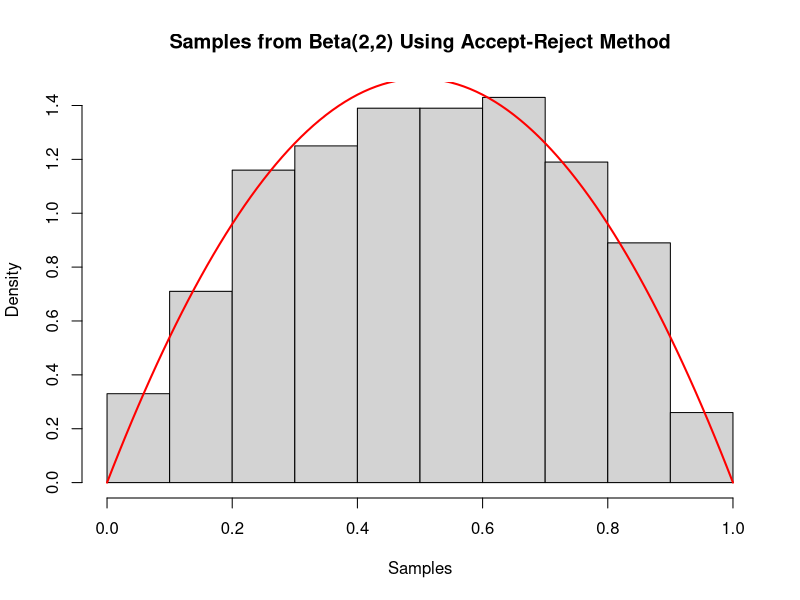
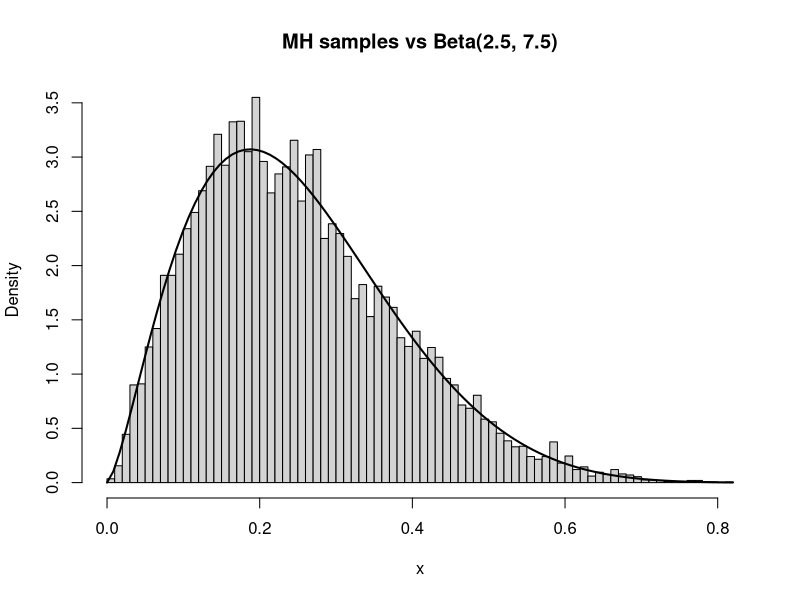
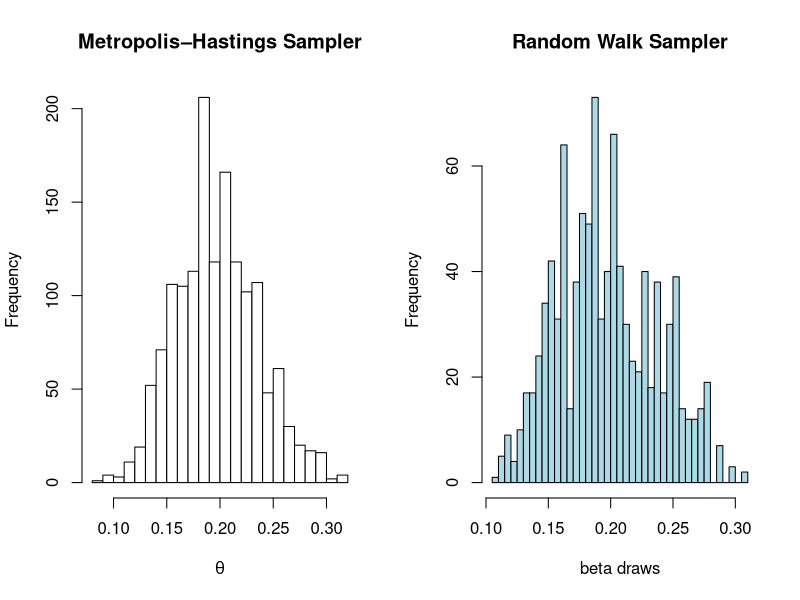
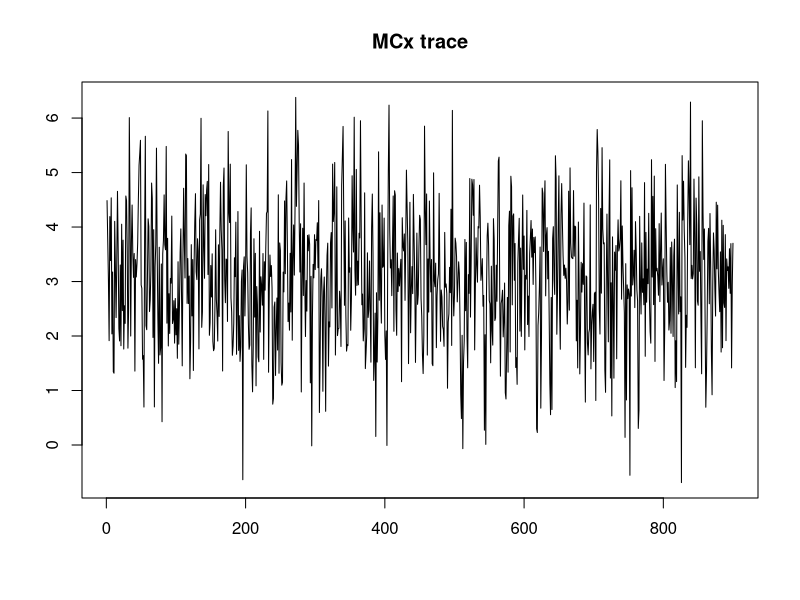
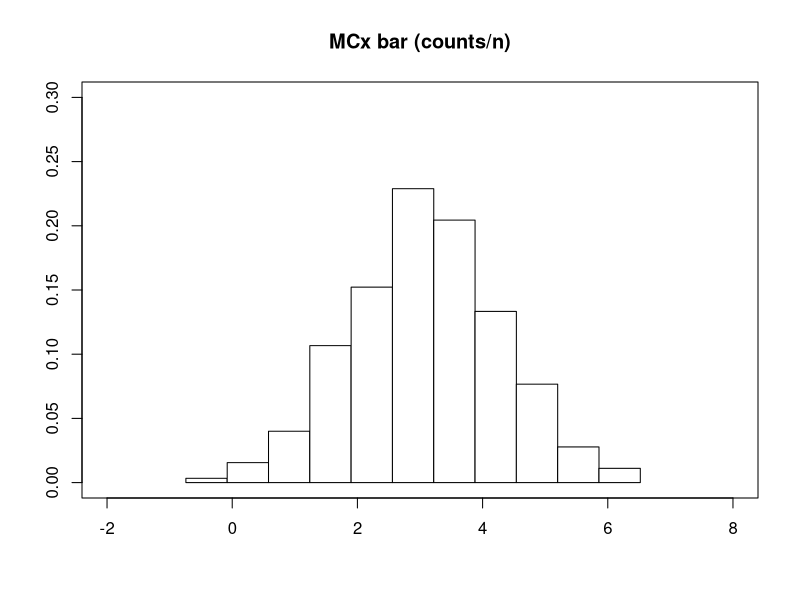
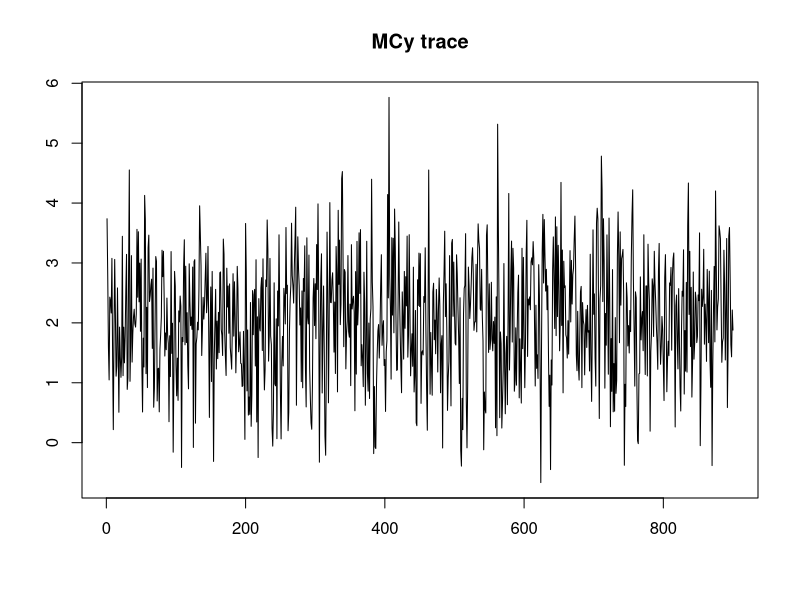
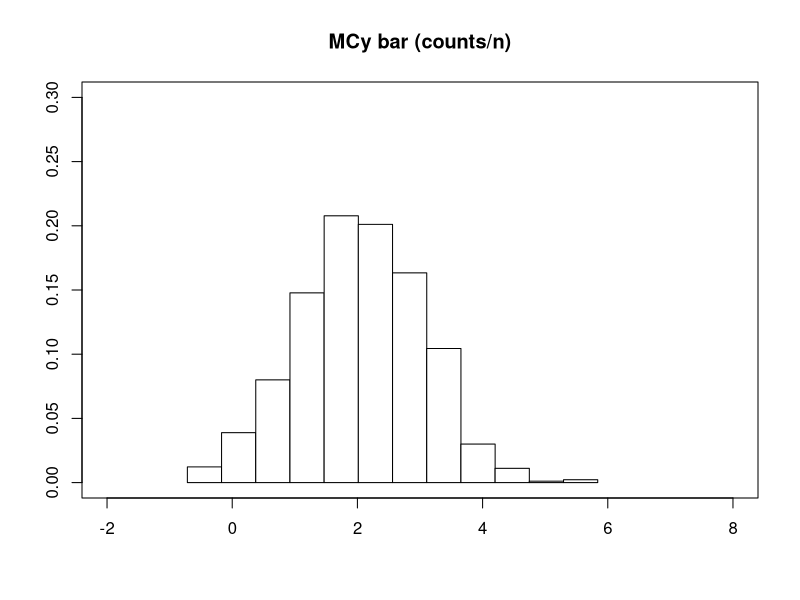
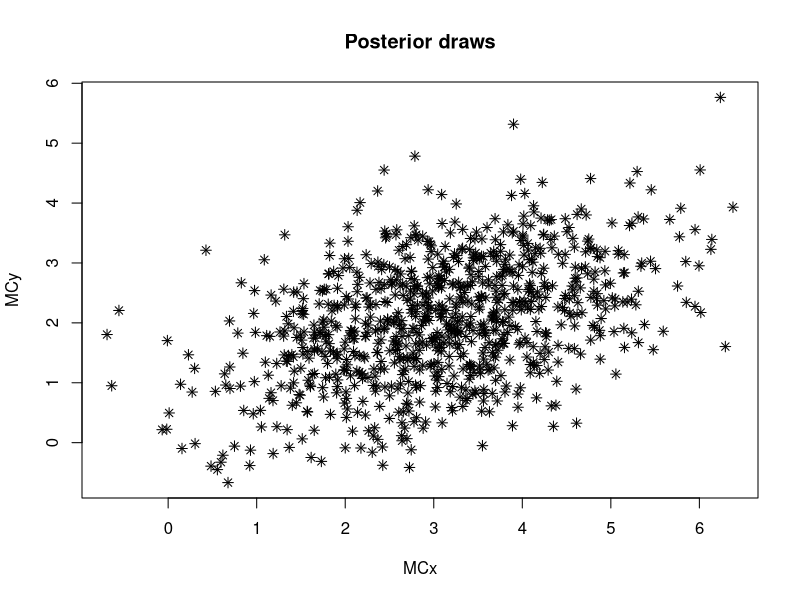

Recreate these plots in R, in order.
## ---- chunk 1
set.seed(42)
n <- 1000
k <- 0 #counter for accepted
j <- 0 #iterations
y <- numeric(n)
while (k < n) {
u <- runif(1)
j <- j + 1
data <- runif(1) #random variate from g
if (data * (1-data) > u) {
#we accept x
k <- k + 1
y[k] <- data
}
}

head(y)

hist(y, freq=FALSE, xlab = "Samples", ylab = "Density", main="Samples from Beta(2,2) Using Accept-Reject Method")
curve(dbeta(x, 2, 2), add=TRUE, col="red", lwd=2)

## ---- chunk 2
# Metropolis–Hastings for Beta(a,b) with Uniform(0,1) proposal
mh_beta <- function(n, a, b, x0 = runif(1), burn = 1000L, thin = 1L, seed = NULL) {
  if (!is.null(seed)) set.seed(seed)
  stopifnot(a > 0, b > 0)
  Ntot <- burn + n * thin
  x <- numeric(Ntot)
  x[1] <- min(max(x0, .Machine$double.eps), 1 - .Machine$double.eps)  # clamp to (0,1)
  acc <- 0L

  # log unnormalized target: (a-1)log x + (b-1)log(1-x)
  logf <- function(z) {
    if (z <= 0 || z >= 1) return(-Inf)
    (a - 1) * log(z) + (b - 1) * log1p(-z)
  }

  for (t in 2:Ntot) {
    y <- runif(1)                          # independent Uniform(0,1) candidate
    log_alpha <- logf(y) - logf(x[t - 1])  # q cancels; constants cancel
    if (log(runif(1)) < log_alpha) {
      x[t] <- y
      acc <- acc + 1L
    } else {
      x[t] <- x[t - 1]
    }
  }

  kept <- x[(burn + 1):Ntot]
  if (thin > 1) kept <- kept[seq(1, length(kept), by = thin)]

  list(
    draws = kept,
    accept_rate = acc / (Ntot - 1),
    a = a, b = b, burn = burn, thin = thin
  )
}

# Calling the function
out <- mh_beta(n = 20000, a = 2.5, b = 7.5, burn = 2000, seed = 123)

cat(sprintf("Acceptance rate: %.2f%%\n", 100 * out$accept_rate))

# Quick checks: histogram vs true Beta density
op <- par(mfrow = c(1, 1))
hist(out$draws, breaks = 60, freq = FALSE, main = "MH samples vs Beta(2.5, 7.5)",
     xlab = "x")
curve(dbeta(x, 2.5, 7.5), add = TRUE, lwd = 2)
par(op)

# Summary stats should be close to Beta moments:
# E[X] = a/(a+b), Var[X] = ab / [(a+b)^2 (a+b+1)]
mean(out$draws)
var(out$draws)
## ---- chunk 3
set.seed(123)

## Generate a r.s. of size 100 from Ber(0.2)
n <- 100
u <- runif(n)
X_ber <- as.numeric(u <= 0.2)
ber_sum <- sum(X_ber)

## Use Metropolis–Hastings sampler to generate size 2000 Markov Chain
n_markov <- 2000
likelihood <- function(theta, n, sumx) theta^sumx * (1 - theta)^(n - sumx)

X_metha <- numeric(n_markov)
X_metha[1] <- runif(1)
acc_rate <- 0L

half_step <- 0.5 / sqrt(12)  # same as MATLAB code

for (i in 1:(n_markov - 1)) {
  upper <- min(1, X_metha[i] + half_step)
  lower <- max(0, X_metha[i] - half_step)
  y <- runif(1, lower, upper)
  num <- likelihood(y, n, ber_sum)
  den <- likelihood(X_metha[i], n, ber_sum)
  acc_prob <- min(1, num / den)
  if (runif(1) <= acc_prob) {
    X_metha[i + 1] <- y
    acc_rate <- acc_rate + 1L
  } else {
    X_metha[i + 1] <- X_metha[i]
  }
}

## Mean and variance of Markov chain after burn-in (drop first 500)
acc_rate1 <- acc_rate / n_markov
X_metha2 <- X_metha[501:length(X_metha)]
mean_first <- mean(X_metha2)
var_first  <- var(X_metha2)

cat(sprintf("MH(chain on theta) acceptance rate: %.2f%%\n", 100 * acc_rate1))
cat(sprintf("Mean (post burn-in): %.6f\n", mean_first))
cat(sprintf("Var  (post burn-in): %.6f\n\n", var_first))

## Generate Beta(sum+1, n-sum+1) using a random-walk MH 
n_beta <- length(X_metha2)
X_beta <- numeric(n_beta)
X_beta[1] <- runif(1)
acc_rate2 <- 0L

for (i in 1:(n_beta - 1)) {
  cand <- X_beta[i] + runif(1, -0.5, 0.5) / sqrt(12)
  cand_y <- max(min(cand, 1), 0)  # clamp to [0,1]; MATLAB only used max(.,0) but [0,1] is safer
  num_beta <- dbeta(cand_y, ber_sum + 1, n - ber_sum + 1)
  den_beta <- dbeta(X_beta[i], ber_sum + 1, n - ber_sum + 1)
  acc_prob2 <- min(1, num_beta / den_beta)
  if (runif(1) <= acc_prob2) {
    X_beta[i + 1] <- cand_y
    acc_rate2 <- acc_rate2 + 1L
  } else {
    X_beta[i + 1] <- X_beta[i]
  }
}

X_beta2 <- X_beta[501:length(X_beta)]
acc_rate_beta <- acc_rate2 / n_beta
mean_second <- mean(X_beta2)
var_second  <- var(X_beta2)

cat(sprintf("MH(random-walk on Beta target) acceptance rate: %.2f%%\n", 100 * acc_rate_beta))
cat(sprintf("Mean (post burn-in): %.6f\n", mean_second))
cat(sprintf("Var  (post burn-in): %.6f\n", var_second))

## Histogram comparison
op <- par(mfrow = c(1, 2))
hist(X_metha2, breaks = 30, freq = TRUE, col = "white",
     main = "Metropolis–Hastings Sampler", xlab = expression(theta))
hist(X_beta2, breaks = 30, freq = TRUE, col = "lightblue",
     main = "Random Walk Sampler", xlab = "beta draws")
par(op)
## ---- chunk 4
set.seed(123)

## Set up constants and arrays.
n    <- 1000
xgibbs <- matrix(0, nrow = n, ncol = 2)
mu     <- c(3, 2)
vars   <- c(1.5, 1.0)
stv    <- sqrt(vars)

## You encoded covariance = 0.6; correlation = cov / (s1*s2)
rho <- 0.6 / prod(stv)   # correlation used in conditionals

## Initial point.
x0 <- rnorm(1, mean = mu[1], sd = stv[1])
y0 <- rnorm(1, mean = mu[2] + rho * (stv[2] / stv[1]) * (x0 - mu[1]),
            sd   = stv[2] * sqrt(1 - rho^2))

xgibbs[1, ] <- c(x0, y0)

## Start the chain.
for (i in 2:n) {
  mean1 <- mu[1] + rho * (stv[1] / stv[2]) * (xgibbs[i - 1, 2] - mu[2])
  sd1   <- stv[1] * sqrt(1 - rho^2)
  xgibbs[i, 1] <- rnorm(1, mean1, sd1)

  mean2 <- mu[2] + rho * (stv[2] / stv[1]) * (xgibbs[i, 1] - mu[1])
  sd2   <- stv[2] * sqrt(1 - rho^2)
  xgibbs[i, 2] <- rnorm(1, mean2, sd2)
}

## Burn-in and MCMC summaries
burn <- floor(n * 0.1)
nMC  <- n - burn
MCx  <- xgibbs[(burn + 1):n, 1]
MCy  <- xgibbs[(burn + 1):n, 2]

MCxmean <- mean(MCx); MCxsd <- sd(MCx)
MCymean <- mean(MCy); MCysd <- sd(MCy)
MCcorr  <- cor(MCx, MCy)

cat(sprintf("MCx mean=%.4f, sd=%.4f\n", MCxmean, MCxsd))
cat(sprintf("MCy mean=%.4f, sd=%.4f\n", MCymean, MCysd))
cat(sprintf("corr(MCx, MCy)=%.4f\n", MCcorr))

## --- PLOTS ---

## Helper to reproduce your binning (histc-like) and bar heights = counts/nMC
plot_hist_like <- function(z, main, xlim = c(-2, 8), ylim = c(0, 0.3)) {
  h   <- 2.15 * sqrt(var(z)) * nMC^(-1/5)
  t0  <- min(z) - 0.05
  tm  <- max(z) + 0.05
  bins <- seq(t0, tm, by = h)
  # Use hist() to get counts per bin; mimic histc style then drop last
  hz <- hist(z, breaks = bins, plot = FALSE, right = TRUE, include.lowest = TRUE)
  vk <- hz$counts
  if (length(vk) > 0) vk[length(vk)] <- 0  # mimic vk(end)=[] in MATLAB (drop last)
  fhat1 <- vk / nMC
  bc <- seq(t0 + h/2, tm - h/2, by = h)

  # Draw custom bar rectangles at midpoints bc with width h and height fhat1
  plot(NA, xlim = xlim, ylim = ylim, xlab = "", ylab = "", main = main)
  if (length(bc) > 0) {
    rect(bc - h/2, 0, bc + h/2, fhat1, col = "white", border = "black")
  }
}

# Helper Function for Plotting

plot_hist_like <- function(z, main, xlim = c(-2, 8), ylim = c(0, 0.3)) {
  stopifnot(length(z) > 0, all(is.finite(z)))
  n   <- length(z)
  s2  <- var(z)
  # Guard against zero variance (flat series)
  if (!is.finite(s2) || s2 <= 0) s2 <- (diff(range(z))^2) / 12

  h   <- 2.15 * sqrt(s2) * n^(-1/5)
  if (!is.finite(h) || h <= 0) h <- max( (diff(range(z)) / 30), 1e-6 )

  r   <- range(z, finite = TRUE)
  t0  <- r[1] - 0.05
  tm  <- r[2] + 0.05

  # Ensure last break strictly exceeds max(z) to avoid "some 'x' not counted"
  breaks <- seq(t0, tm + h, by = h)
  if (tail(breaks, 1) <= tm) breaks <- c(breaks, tm + 1e-9)

  hz <- hist(z, breaks = breaks, plot = FALSE,
             include.lowest = TRUE, right = FALSE)

  # Heights as counts/n (to mirror your MATLAB normalization)
  heights <- hz$counts / n

  plot(NA, xlim = xlim, ylim = ylim, xlab = "", ylab = "", main = main)
  rect(hz$breaks[-length(hz$breaks)], 0,
       hz$breaks[-1], heights,
       col = "white", border = "black")
}

# Figure 1: MCx series and histogram-like bar plot

plot(MCx, type = "l", xlab = "", ylab = "", main = "MCx trace")
plot_hist_like(MCx, main = "MCx bar (counts/n)")

# Figure 2: MCy series and histogram-like bar plot

plot(MCy, type = "l", xlab = "", ylab = "", main = "MCy trace")
plot_hist_like(MCy, main = "MCy bar (counts/n)")

# Figure 3: Scatter plot of (MCx, MCy)

plot(MCx, MCy, pch = 8, xlab = "MCx", ylab = "MCy", main = "Posterior draws")
